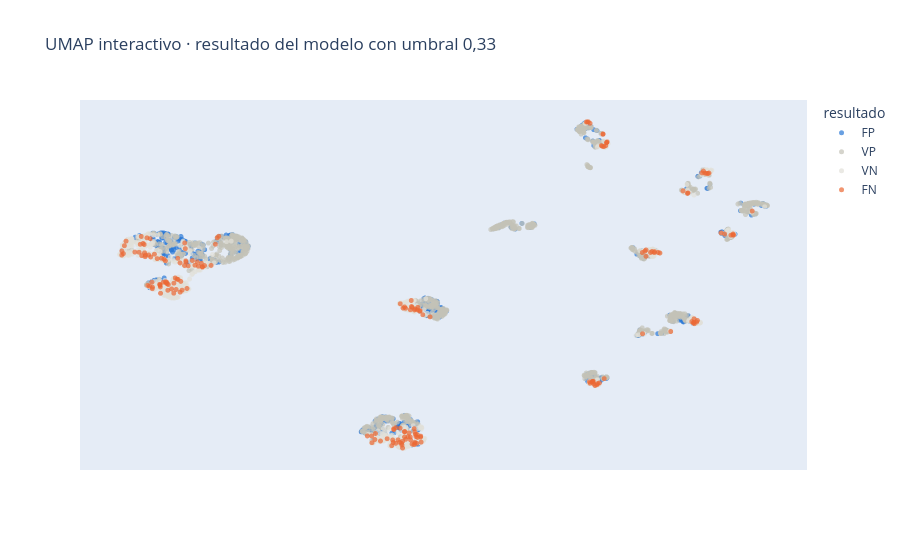

Write notebook code for a chart like this one.
### Markdown cell above
## 7. Exploración interactiva en Colab (vista previa del dashboard)

Pase el cursor sobre los puntos para ver los datos de cada paciente. En el dashboard HTML, además, al hacer clic se abre la **explicación SHAP** de la predicción.

### Code cell
import plotly.express as px
vista = muestra.assign(x=proyecciones["UMAP"][:, 0], y=proyecciones["UMAP"][:, 1], probabilidad=prob.round(3),
                       clase=[NOMBRE_CLASE[v] for v in ym], resultado=resultado)
fig = px.scatter(vista, x="x", y="y", color="resultado", opacity=0.7,
                 color_discrete_map={"VP": GRIS, "VN": "#e1e0d9", "FP": AZUL, "FN": NARANJA},
                 hover_data={"edad": True, "sistolica": True, "diastolica": True, "imc": ":.1f",
                             "probabilidad": True, "clase": True, "x": False, "y": False},
                 title="UMAP interactivo · resultado del modelo con umbral 0,33", height=550)
fig.update_traces(marker=dict(size=5)); fig.update_xaxes(visible=False); fig.update_yaxes(visible=False)
fig.show()

### Figure 1 — Plotly figure (JSON) as saved in the notebook; plotly's stock layout.template omitted (floating-point values rounded to 4 significant figures; data arrays with more than 128 entries replaced by an {"elided": "..."} marker saying what was removed)
{"data": [{"customdata": {"elided": "698x6 mixed values"}, "hovertemplate": "resultado=FP<br>edad=%{customdata[0]}<br>sistolica=%{customdata[1]}<br>diastolica=%{customdata[2]}<br>imc=%{customdata[3]:.1f}<br>probabilidad=%{customdata[4]}<br>clase=%{customdata[5]}<extra></extra>", "legendgroup": "FP", "marker": {"color": "#2a78d6", "opacity": 0.7, "size": 5, "symbol": "circle"}, "mode": "markers", "name": "FP", "showlegend": true, "type": "scattergl", "x": {"elided": "698 float values"}, "xaxis": "x", "y": {"elided": "698 float values"}, "yaxis": "y"}, {"customdata": {"elided": "1259x6 mixed values"}, "hovertemplate": "resultado=VP<br>edad=%{customdata[0]}<br>sistolica=%{customdata[1]}<br>diastolica=%{customdata[2]}<br>imc=%{customdata[3]:.1f}<br>probabilidad=%{customdata[4]}<br>clase=%{customdata[5]}<extra></extra>", "legendgroup": "VP", "marker": {"color": "#c3c2b7", "opacity": 0.7, "size": 5, "symbol": "circle"}, "mode": "markers", "name": "VP", "showlegend": true, "type": "scattergl", "x": {"elided": "1259 float values"}, "xaxis": "x", "y": {"elided": "1259 float values"}, "yaxis": "y"}, {"customdata": {"elided": "852x6 mixed values"}, "hovertemplate": "resultado=VN<br>edad=%{customdata[0]}<br>sistolica=%{customdata[1]}<br>diastolica=%{customdata[2]}<br>imc=%{customdata[3]:.1f}<br>probabilidad=%{customdata[4]}<br>clase=%{customdata[5]}<extra></extra>", "legendgroup": "VN", "marker": {"color": "#e1e0d9", "opacity": 0.7, "size": 5, "symbol": "circle"}, "mode": "markers", "name": "VN", "showlegend": true, "type": "scattergl", "x": {"elided": "852 float values"}, "xaxis": "x", "y": {"elided": "852 float values"}, "yaxis": "y"}, {"customdata": {"elided": "191x6 mixed values"}, "hovertemplate": "resultado=FN<br>edad=%{customdata[0]}<br>sistolica=%{customdata[1]}<br>diastolica=%{customdata[2]}<br>imc=%{customdata[3]:.1f}<br>probabilidad=%{customdata[4]}<br>clase=%{customdata[5]}<extra></extra>", "legendgroup": "FN", "marker": {"color": "#eb6834", "opacity": 0.7, "size": 5, "symbol": "circle"}, "mode": "markers", "name": "FN", "showlegend": true, "type": "scattergl", "x": {"elided": "191 float values"}, "xaxis": "x", "y": {"elided": "191 float values"}, "yaxis": "y"}], "layout": {"height": 550, "legend": {"title": {"text": "resultado"}, "tracegroupgap": 0}, "title": {"text": "UMAP interactivo · resultado del modelo con umbral 0,33"}, "xaxis": {"anchor": "y", "domain": [0.0, 1.0], "title": {"text": "x"}, "visible": false}, "yaxis": {"anchor": "x", "domain": [0.0, 1.0], "title": {"text": "y"}, "visible": false}}}
